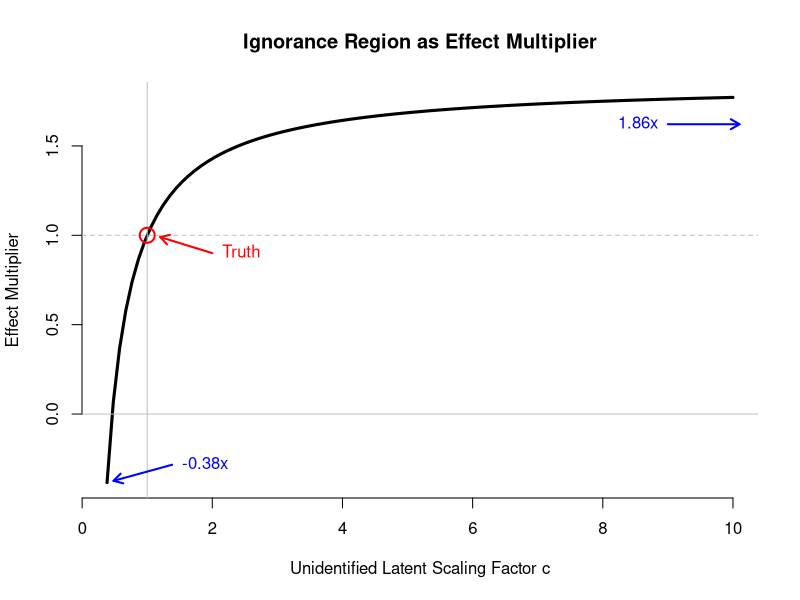

R code for this plot:
## ---- chunk 1
options(warn=3)
# Start with 10 treatments
m <- 10
a_0 <- 2
b_0 <- 1
s2X <- 2
# Scale coefficients so that the variance of Y stays fixed even as m grows.
alpha <- rep(a_0, m) / sqrt(m)
beta <- rep(b_0, m) / sqrt(m)
gamma <- 2

sigma2_Z <- 3
sigma2_X <- rep(s2X, m)
sigma2_Y <- 10

# Number of samples to generate to show that the population calcs are right.
N <- 1e5
## ---- chunk 2
# Function for generating data. Structural model.
gendat2 <- function(N, alpha, beta, gamma, sigma2_Z, sigma2_X, sigma2_Y){
  m <- length(alpha)
  Z <- rnorm(N, 0, sqrt(sigma2_Z))
  Zvec <- rep(Z, each=m)
  X <- matrix(rnorm(m * N, alpha*Zvec, sqrt(sigma2_X)), nr=m)
  Y <- colSums(as.vector(beta) * X) + gamma * Z + rnorm(N, 0, sqrt(sigma2_Y))
  list(Z = Z, X = X, Y = Y)
}

# Function for generating covariance matrix from structural parameters
make_covmat <- function(alpha, beta, gamma, sigma2_Z, sigma2_X, sigma2_Y){
  XX_theory <- alpha %*% t(alpha) * sigma2_Z + diag(sigma2_X)
  YY_theory <- (t(beta) %*% alpha + gamma)^2 * sigma2_Z + t(beta) %*% diag(sigma2_X) %*% beta+ sigma2_Y
  XY_theory <- XX_theory %*% beta + sigma2_Z * gamma * alpha
  Sigma_theory <- rbind(cbind(XX_theory, XY_theory), c(as.vector(XY_theory), YY_theory))
  Sigma_theory 
}
## ---- chunk 3
mmdat <- gendat2(N, alpha, beta, gamma, sigma2_Z, sigma2_X, sigma2_Y)

{cat("Empirical Covariance:\n")
print(cov(cbind(t(mmdat$X), mmdat$Y))[(m-1):(m+1), (m-1):(m+1)])}

# Theoretical covariance matrix from structural model
XX_theory <- alpha %*% t(alpha) * sigma2_Z + diag(sigma2_X)
XY_theory <- XX_theory %*% beta + sigma2_Z * gamma * alpha
YY_theory <- (t(beta) %*% alpha + gamma)^2 * sigma2_Z + t(beta) %*% diag(sigma2_X) %*% beta+ sigma2_Y

Sigma_theory <- rbind(cbind(XX_theory, XY_theory), c(as.vector(XY_theory), YY_theory))
{cat("Theoretical Covariance:\n")
print(Sigma_theory[(m-1):(m+1), (m-1):(m+1)])}
## ---- chunk 4
# HAAAAAAAAACK: Need to run in environment set up by previous block
check_cc <- function(cc, deets=FALSE){
  # alpha, beta, gamma, sigma2_Z, sigma2_X, sigma2_Y, XX_theory, YY_theory inherited
  # Construct parameters corresponding to scaling by cc
  alpha1 <- alpha * cc
  gamma1 <- gamma
  beta1 <- beta + sigma2_Z * gamma * (1 - 1 / cc) * solve(XX_theory) %*% alpha
 
  sigma2_X1 <- sigma2_X
  sigma2_Z1 <- sigma2_Z / cc^2
  # Compute implied variance of Y residual. This must be positive for cc to be valid.
  sigma2_Y1 <- YY_theory - ((t(beta1) %*% alpha1 + gamma1)^2 * sigma2_Z1 +
                              t(beta1) %*% diag(sigma2_X1) %*% beta1)
  
  if(deets){
    return(list(cc=cc, beta1=beta1, sigma2_X1=sigma2_X1, sigma2_Z1=sigma2_Z1, sigma2_Y1=sigma2_Y1))
  } else {
    sigma2_Y1
  }
}

## Find extreme values of `cc` that satisfy the positive variance condition.
#hi <- uniroot(check_cc, interval=c(1,100), tol=1e-18)$root
lo <- uniroot(check_cc, interval=c(0.01,1), tol=1e-18)$root

# Grab parameters corresponding to these 
hi_par <- check_cc(1000, TRUE)
lo_par <- check_cc(lo, TRUE)

# Check our work. Construct covariance matrices under the extreme shift.
# Compare to original covariance matrix.
Sigma_hi <- make_covmat(alpha * hi_par$cc, hi_par$beta1, gamma, sigma2_Z / hi_par$cc^2,
                        sigma2_X, hi_par$sigma2_Y1)
{cat("Theoretical Covmat from High-End Shift:\n")
print(Sigma_hi[(m-1):(m+1), (m-1):(m+1)])}
# Double-check. Show that generated data has similar empirical covariance matrix.
mmdat1 <- gendat2(N, alpha * hi_par$cc, hi_par$beta1, gamma,
                  sigma2_Z / hi_par$cc^2, sigma2_X, hi_par$sigma2_Y1)
{cat("Empirical Covmat from High-End Shift:\n")
print(cov(cbind(t(mmdat1$X), mmdat1$Y))[(m-1):(m+1), (m-1):(m+1)])}

# Do the same for the low-end of cc.
Sigma_lo <- make_covmat(alpha * lo_par$cc, lo_par$beta1, gamma, sigma2_Z / lo_par$cc^2,
                        sigma2_X, lo_par$sigma2_Y1)
{cat("Theoretical Covmat from Low-End Shift:\n")
print(Sigma_lo[(m-1):(m+1), (m-1):(m+1)])}
mmdat1 <- gendat2(N, alpha * lo_par$cc, lo_par$beta1, gamma,
                  sigma2_Z / lo_par$cc^2, sigma2_X, lo_par$sigma2_Y1)
{cat("Empirical Covmat from Low-End Shift:\n")
print(cov(cbind(t(mmdat1$X), mmdat1$Y))[(m-1):(m+1), (m-1):(m+1)])}
## ---- chunk 5
res <- rbind(c(beta[1], hi_par$beta1[1], lo_par$beta1[1]),
            c(1, hi_par$beta[1] / beta[1], lo_par$beta1[1] / beta[1]))
rownames(res) <- c("Beta Component Value", "Percent of Truth")
colnames(res) <- c("True", "High Shift", "Low Shift")
res
## ---- chunk 6
curve(sapply(x, function(cc){ check_cc(cc, TRUE)$beta1[1] / (b_0 / sqrt(m))}),
      from=lo_par$cc, to=min(hi_par$cc, 10), bty='n',
      xlab="Unidentified Latent Scaling Factor c",
      ylab="Effect Multiplier",
      main="Ignorance Region as Effect Multiplier",
      lwd=3)
abline(h=c(0,1), col='gray', lty=c(1,2))
abline(v=1, col='gray')
points(1, 1, col='red', cex=2, lwd=2)

truth_arrow_start <- c(1 + 1, 1 - 0.1)
truth_arrow_end <- c(1 + 0.2, 1 - 0.01)
arrows(truth_arrow_start[1], truth_arrow_start[2],
       truth_arrow_end[1], truth_arrow_end[2],
       lwd=2, length=0.1, col='red')
text(truth_arrow_start[1], truth_arrow_start[2], pos=4,
     label="Truth", col='red')

lo_arrow_start <- c(lo_par$cc + 1, lo_par$beta[1] / beta[1] + 0.1)
lo_arrow_end <- c(lo_par$cc + 0.1, lo_par$beta[1] / beta[1] + 0.01)
arrows(lo_arrow_start[1], lo_arrow_start[2],
       lo_arrow_end[1], lo_arrow_end[2],
       lwd=2, length=0.1, col='blue')
text(lo_arrow_start[1], lo_arrow_start[2], pos=4,
     sprintf("%sx", labels=round(lo_par$beta1[1] / beta[1], 2)), col='blue')

FIG_MAX <- 10
hi_fig_par <- check_cc(FIG_MAX, TRUE)
hi_arrow_start <- c(hi_fig_par$cc - 1, hi_fig_par$beta[1] / beta[1] - 0.15)
hi_arrow_end <- c(hi_fig_par$cc + 0.1, hi_fig_par$beta[1] / beta[1] - 0.15)
arrows(hi_arrow_start[1], hi_arrow_start[2],
       hi_arrow_end[1], hi_arrow_end[2],
       lwd=2, length=0.1, col='blue')
text(hi_arrow_start[1], hi_arrow_start[2], pos=2,
     sprintf("%sx", labels=round(hi_par$beta1[1] / beta[1], 2)), col='blue')
## ---- chunk 7
compute_ignorance <- function(m, a_0, b_0, gamma, sigma2_Z, s2X, sigma2_Y, plot=FALSE){
  alpha <- rep(a_0, m) / sqrt(m)
  beta <- rep(b_0, m) / sqrt(m)
  sigma2_X <- rep(s2X, m)
  XX_theory <- alpha %*% t(alpha) * sigma2_Z + diag(sigma2_X)
  YY_theory <- (t(beta) %*% alpha + gamma)^2 * sigma2_Z + t(beta) %*% diag(sigma2_X) %*% beta+ sigma2_Y
  
  check_cc <- function(cc, deets=FALSE){
    # alpha, beta, gamma, sigma2_Z, sigma2_X, sigma2_Y, XX_theory, YY_theory inherited
    # Construct parameters corresponding to scaling by cc
    alpha1 <- alpha * cc
    gamma1 <- gamma
    beta1 <- beta + sigma2_Z * gamma * (1 - 1 / cc) * solve(XX_theory) %*% alpha
   
    sigma2_X1 <- sigma2_X
    sigma2_Z1 <- sigma2_Z / cc^2
    # Compute implied variance of Y residual. This must be positive for cc to be valid.
    sigma2_Y1 <- YY_theory - ((t(beta1) %*% alpha1 + gamma1)^2 * sigma2_Z1 +
                                t(beta1) %*% diag(sigma2_X1) %*% beta1)
    
    if(deets){
      return(list(cc=cc, beta1=beta1, sigma2_X1=sigma2_X1, sigma2_Z1=sigma2_Z1, sigma2_Y1=sigma2_Y1))
    } else {
      sigma2_Y1
    }
  }
  
  FIG_MAX <- 10
  TRUE_MAX <- 10000
  
  hi <- tryCatch(uniroot(check_cc, interval=c(1,TRUE_MAX), tol=1e-18)$root,
                 error=function(e){ TRUE_MAX })
  lo <- uniroot(check_cc, interval=c(0.01,1), tol=1e-18)$root
  
  # Grab parameters corresponding to these 
  hi_par <- check_cc(hi, TRUE)
  lo_par <- check_cc(lo, TRUE)
  
  if(plot==TRUE){
    curve(sapply(x, function(cc){ check_cc(cc, TRUE)$beta1[1] / (b_0 / sqrt(m))}),
          from=lo_par$cc, to=min(hi_par$cc, 10), bty='n',
          xlab="Unidentified Latent Scaling Factor c",
          ylab="Effect Multiplier",
          main="Ignorance Region as Effect Multiplier",
          lwd=3)
    abline(h=c(0,1), col='gray', lty=c(1,2))
    abline(v=1, col='gray')
    points(1, 1, col='red', cex=2, lwd=2)
    
    truth_arrow_start <- c(1 + 1, 1 - 0.1)
    truth_arrow_end <- c(1 + 0.2, 1 - 0.01)
    arrows(truth_arrow_start[1], truth_arrow_start[2],
           truth_arrow_end[1], truth_arrow_end[2],
           lwd=2, length=0.1, col='red')
    text(truth_arrow_start[1], truth_arrow_start[2], pos=4,
         label="Truth", col='red')
    
    lo_arrow_start <- c(lo_par$cc + 1, lo_par$beta[1] / beta[1] + 0.1)
    lo_arrow_end <- c(lo_par$cc + 0.1, lo_par$beta[1] / beta[1] + 0.01)
    arrows(lo_arrow_start[1], lo_arrow_start[2],
           lo_arrow_end[1], lo_arrow_end[2],
           lwd=2, length=0.1, col='blue')
    text(lo_arrow_start[1], lo_arrow_start[2], pos=4,
         sprintf("%sx", labels=round(lo_par$beta1[1] / beta[1], 2)), col='blue')
    
    hi_fig_par <- check_cc(FIG_MAX, TRUE)
    hi_arrow_start <- c(hi_fig_par$cc - 1, hi_fig_par$beta[1] / beta[1] - 0.15)
    hi_arrow_end <- c(hi_fig_par$cc + 0.1, hi_fig_par$beta[1] / beta[1] - 0.15)
    arrows(hi_arrow_start[1], hi_arrow_start[2],
           hi_arrow_end[1], hi_arrow_end[2],
           lwd=2, length=0.1, col='blue')
    text(hi_arrow_start[1], hi_arrow_start[2], pos=2,
         sprintf("%sx", labels=round(hi_par$beta1[1] / beta[1], 2)), col='blue')
  }
  
  res <- rbind(c(beta[1], hi_par$beta1[1], lo_par$beta1[1], lo_par$cc),
              c(1, hi_par$beta[1] / beta[1], lo_par$beta1[1] / beta[1], hi_par$cc))
  rownames(res) <- c("Beta Component Value", "Percent of Truth")
  colnames(res) <- c("True", "High Shift", "Low Shift", "Scaling Factor")
  res
}
## ---- chunk 8
trts <- 10^c(1, 1.5, 2)
ss_ignorance <- lapply(trts,
       function(m) compute_ignorance(m, a_0, b_0, gamma, sigma2_Z, s2X, sigma2_Y))
names(ss_ignorance) <- sprintf("Treatments: %s", as.character(round(trts)))
print(lapply(ss_ignorance, function(x) round(x, 3)))
